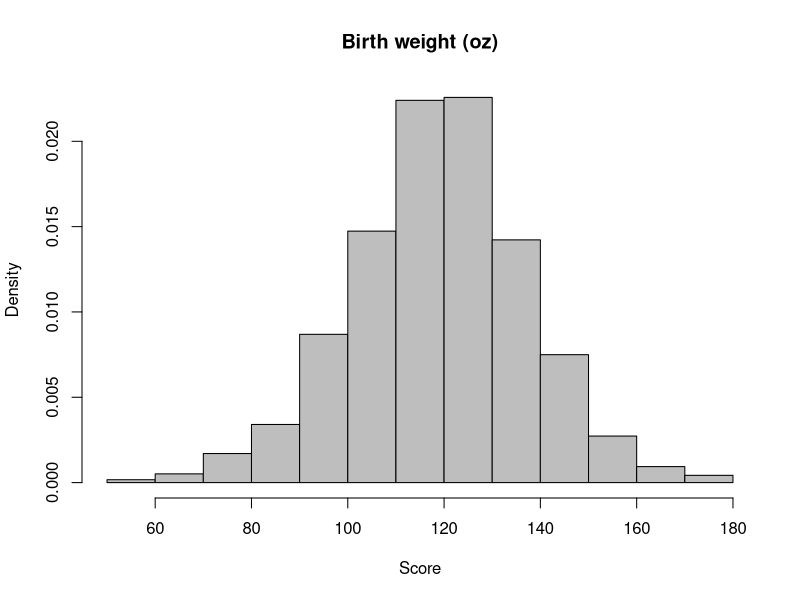
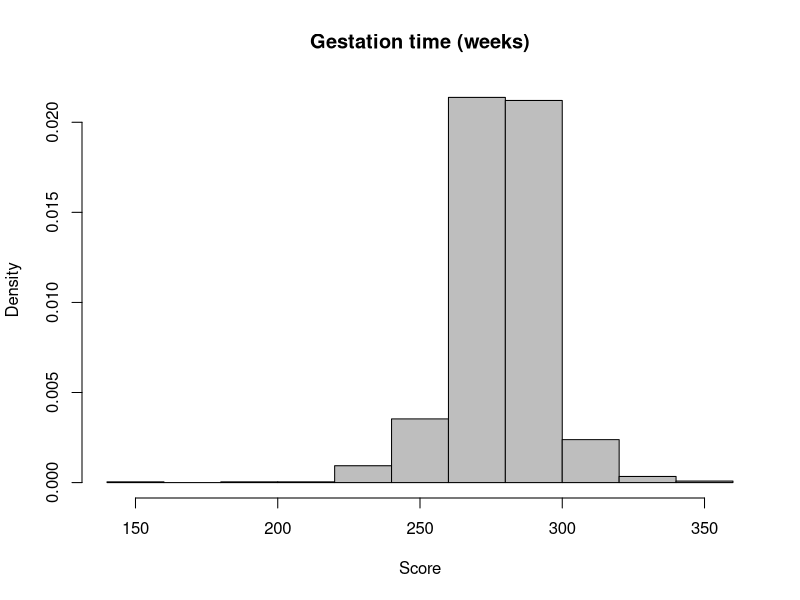
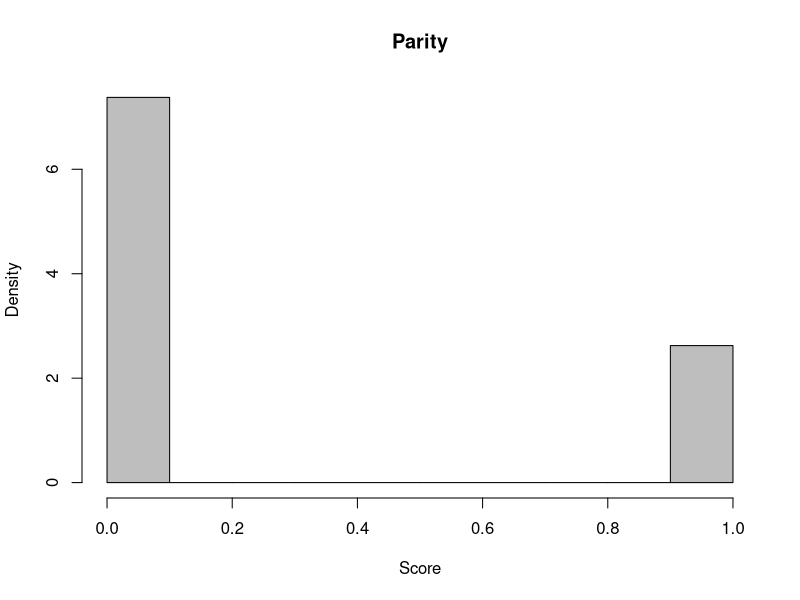
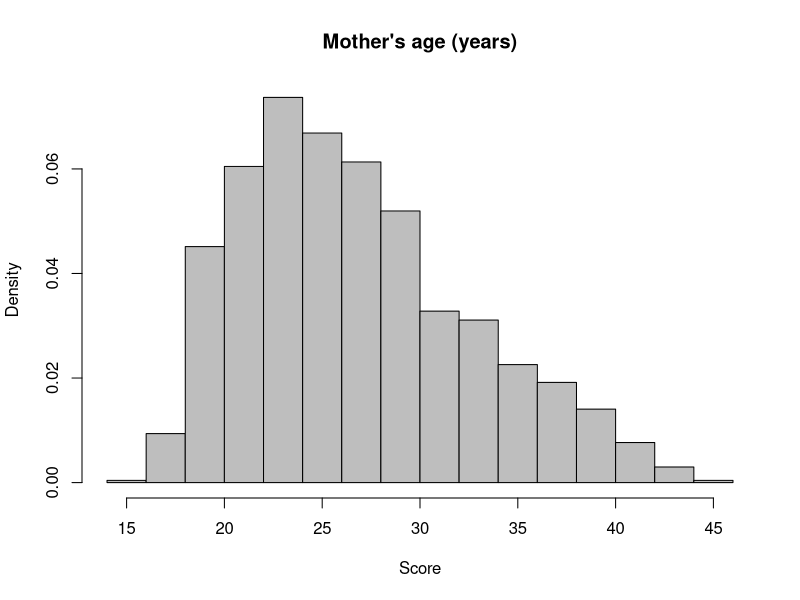
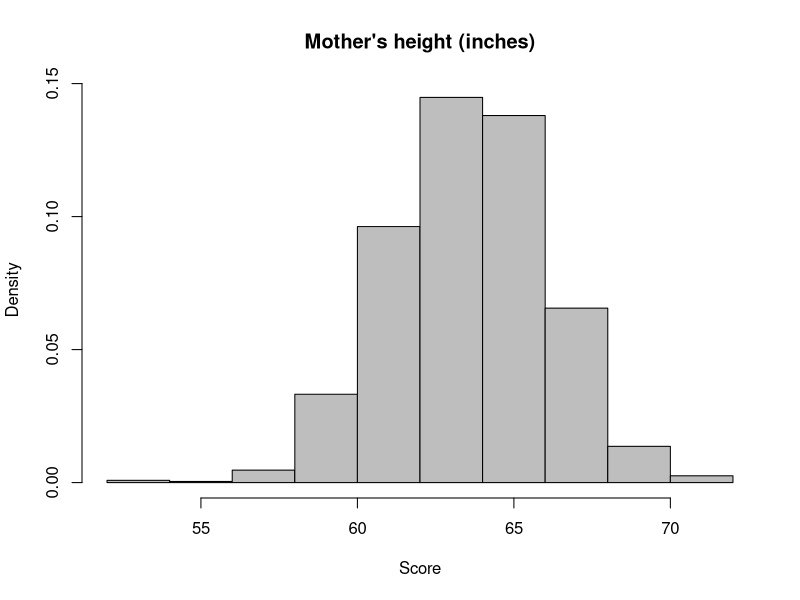
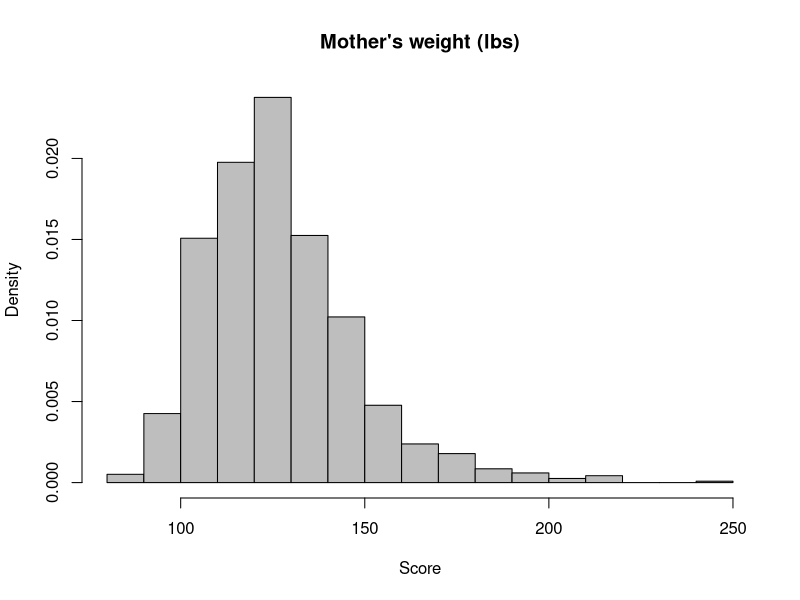
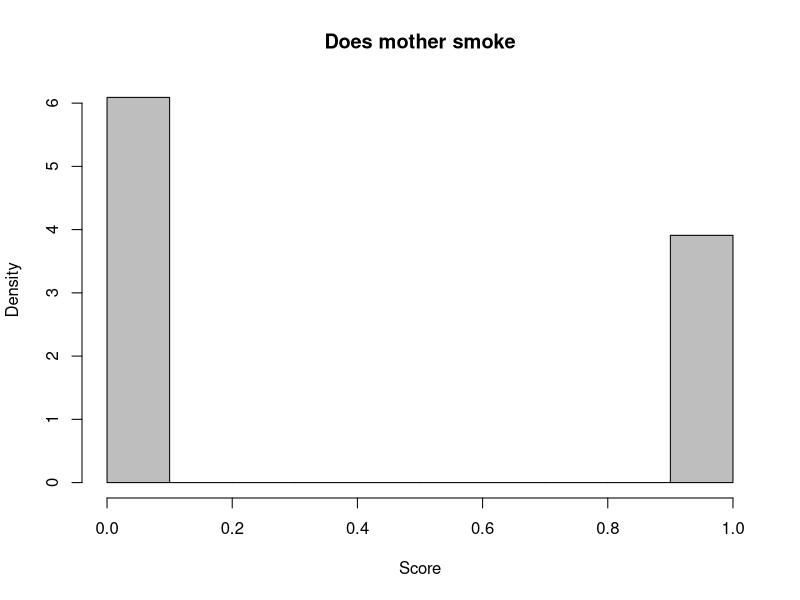
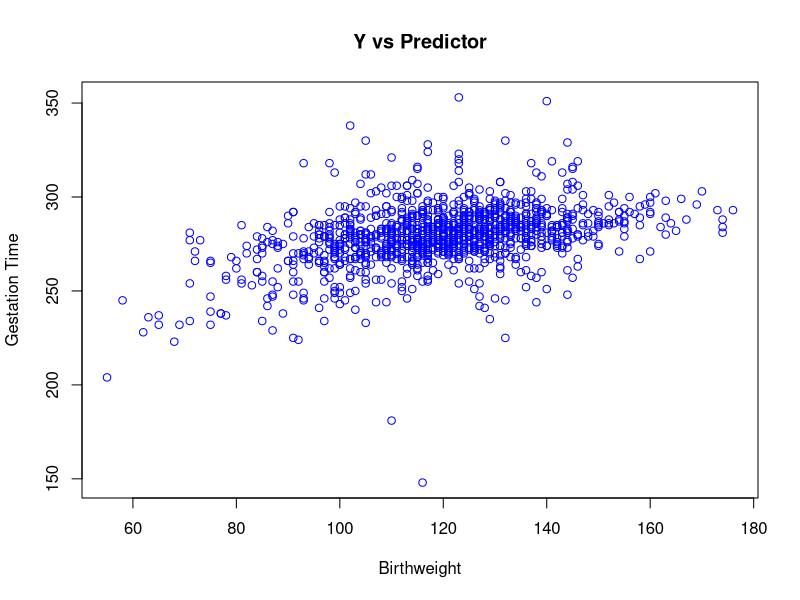

Source code (R) for these figures, in order:
## ---- chunk 1
babies = read.csv("babies.csv")
head(babies)
summary(babies)

## ---- chunk 2
babies = na.omit(babies)
head(babies)
summary(babies)
## ---- chunk 3

#Assign Short variable names
Y<- babies$bwt
X1 <- babies$gestation
X2 <- babies$parity
X3 <- babies$age
X4 <- babies$height
X5 <- babies$weight
X6 <- babies$smoke

#Histograms
hist(Y, main="Birth weight (oz)", xlab="Score", col="grey", freq=FALSE)
hist(X1, main="Gestation time (weeks)", xlab="Score", col="grey", freq=FALSE)
hist(X2, main="Parity", xlab="Score", col="grey", freq=FALSE)
hist(X3, main="Mother's age (years)", xlab="Score", col="grey", freq=FALSE)
hist(X4, main="Mother's height (inches)", xlab="Score", col="grey", freq=FALSE)
hist(X5, main="Mother's weight (lbs)", xlab="Score", col="grey", freq=FALSE)
hist(X6, main="Does mother smoke", xlab="Score", col="grey", freq=FALSE)


#Plots of Y versus X_i
plot(Y, X1, main="Y vs Predictor", ylab="Gestation Time", xlab="Birthweight", col="blue")
plot(Y, X2, main="Y vs Predictor", ylab="Parity", xlab="Birthweight", col="blue")
plot(Y, X3, main="Y vs Predictor", ylab="Mother's age", xlab="Birthweight", col="blue")
plot(Y, X4, main="Y vs Predictor", ylab="Mother's height", xlab="Birthweight", col="blue")
plot(Y, X5, main="Y vs Predictor", ylab="Mother's weight", xlab="Birthweight", col="blue")
plot(Y, X6, main="Y vs Predictor", ylab="Smoker", xlab="Birthweight", col="blue")

## ---- chunk 4
full.lm = lm(bwt ~ gestation + parity + age + height + weight + smoke, data = babies)
summary(full.lm)
anova(full.lm)
## ---- chunk 5
partial5.lm = lm(bwt ~ gestation + parity + height + weight + smoke, data = babies)
summary(partial5.lm)
## ---- chunk 6
partial4.lm = lm(bwt ~ gestation + parity + height + smoke, data = babies)
summary(partial4.lm)

## ---- chunk 7
confint(partial5.lm)
## ---- chunk 8
predict(partial5.lm, data.frame(gestation = c(290), parity = c(1), height = c(60), weight = c(10), smoke = c(0)), interval="confidence")
## ---- chunk 9
plot(partial5.lm)
## ---- chunk 10
X1.lm = lm(bwt ~ gestation, data = babies)
X1X6.lm = lm(bwt ~ gestation + smoke, data = babies)
X1X6X4.lm = lm(bwt ~ gestation + smoke + height, data = babies)
X1X6X4X2.lm = lm(bwt ~ gestation + smoke + height + parity, data = babies)
X1X6X4X2X5.lm = lm(bwt ~ gestation + smoke + height + parity + weight, data = babies)
X1X6X4X2X5X3.lm = lm(bwt ~ gestation + smoke + height + parity + weight + age, data = babies)
summary(X1.lm)
summary(X1X6.lm)
summary(X1X6X4.lm)
summary(X1X6X4X2.lm)
summary(X1X6X4X2X5.lm)
## ---- chunk 11
anova(X1.lm, X1X6.lm)
anova(X1X6.lm, X1X6X4.lm)
anova(X1X6X4.lm, X1X6X4X2.lm)
anova(X1X6X4X2.lm, X1X6X4X2X5.lm)

# The final coefficient is only just significant, based on the P-value, and we should consider not including in in the model
